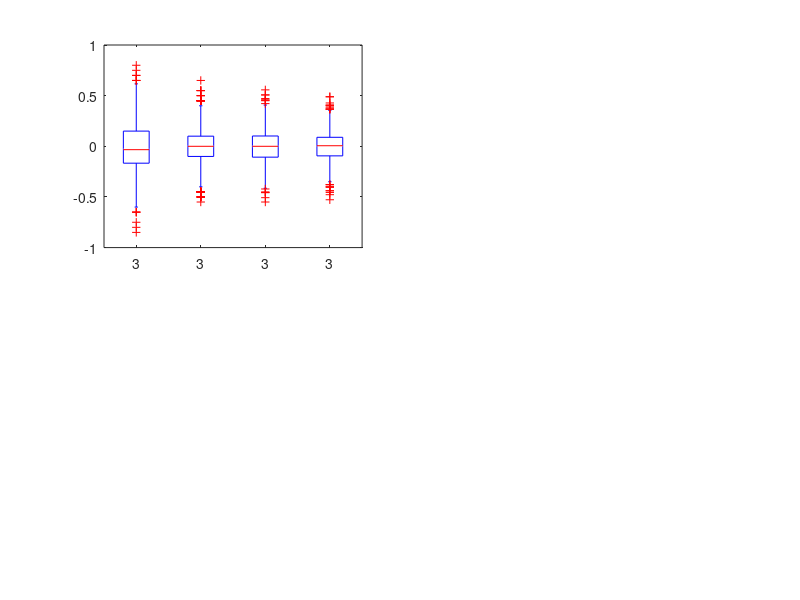

Write the MATLAB code that produced this figure. (Note: this script raises an error after producing the figure.)
%%
% correlations: 
%  1st/2nd n and acc of 1st/2nd est,
%  1st/2nd n and var of 1st/2nd est, 
%  2nd-1st n and magnitude of delta est, 
%  delta est and H(true p),
%  magnitude of delta est and sign of delta H(est)
%% simulate n trials for a grid of p values with combos of 1st and 2nd obs
rng(0);
pgrid = 0.05:0.05:0.95;
nsims = 20;
nsamples = [3,5,7,9];
observations = NaN(numel(pgrid),nsims,numel(nsamples),numel(nsamples),2*max(nsamples));
trajectories = NaN(numel(pgrid),nsims,numel(nsamples),numel(nsamples),2);
for indp = randperm(numel(pgrid))
  p = pgrid(indp);
  for inds = 1:nsims
    for ind1 = 1:numel(nsamples)
      for ind2 = 1:numel(nsamples)
       obs1 = round(rand(nsamples(ind1),1)+p-0.5);
       observations(indp,inds,ind1,ind2,1:numel(obs1)) = obs1;
       trajectories(indp,inds,ind1,ind2,1) = ...
         sum(obs1)/numel(obs1);
       obs2 = round(rand(nsamples(ind2),1)+p-0.5);
       observations(indp,inds,ind1,ind2,numel(obs1)+(1:numel(obs2))) = obs2;
       trajectories(indp,inds,ind1,ind2,2) = ...
         (sum(obs1)+sum(obs2))/(numel(obs1)+numel(obs2));
      end
    end
  end
end

%% box plot 1st/2nd n and acc of 1st/2nd est
% acc = true p - est
% in exp, acc = participant est - bayesian est

figure;
% 1st
t1st = squeeze(trajectories(:,:,:,:,1)) - repmat(pgrid',1,nsims,numel(nsamples),numel(nsamples));
n1st = NaN(size(t1st));
for indp = 1:numel(pgrid)
  for inds = 1:nsims
    n1st(indp,inds,:,:) = repmat(nsamples',1,numel(nsamples));
  end
end
subplot(2,2,1);
boxplot(t1st(:),n1st(:))
set(gca,'xticklabels',num2str(nsamples'));
title('true p - bayesian est by number of obs (first)');

% 2nd
t2st = squeeze(trajectories(:,:,:,:,2)) - repmat(pgrid',1,nsims,numel(nsamples),numel(nsamples));
n2st = NaN(size(t2st));
for indp = 1:numel(pgrid)
  for inds = 1:nsims
    for ind1 = 1:numel(nsamples)
      n2st(indp,inds,ind1,:) = nsamples;
    end
  end
end
subplot(2,2,2);
boxplot(t2st(:),n2st(:))
set(gca,'xticklabels',num2str(nsamples'));
title('true p - bayesian est by number of obs (second)');

%% box plot 1st/2nd n and var of 1st/2nd est
% var over sims only

% 1st
var1 = squeeze(std(trajectories(:,:,:,:,1),0,2));
n1st = NaN(size(var1));
for indp = 1:numel(pgrid)
  n1st(indp,:,:) = repmat(nsamples',1,numel(nsamples));
end
subplot(2,2,3);
boxplot(var1(:),n1st(:))
set(gca,'xticklabels',num2str(nsamples'));
title('variance of bayesian est by number of obs (first)');

% 2nd
var2 = squeeze(std(trajectories(:,:,:,:,2),0,2));
n2st = NaN(size(var2));
for indp = 1:numel(pgrid)
  for ind1 = 1:numel(nsamples)
    n2st(indp,ind1,:) = nsamples;
  end
end
subplot(2,2,4);
boxplot(var2(:),n2st(:))
set(gca,'xticklabels',num2str(nsamples'));
title('variance of bayesian est by number of obs (second)');

%% 2nd-1st n and magnitude of delta est
figure;
deltaest = squeeze(abs(trajectories(:,:,:,:,2)-trajectories(:,:,:,:,1)));
n2m1 = NaN(size(deltaest));
for indp = 1:numel(pgrid)
  for inds = 1:nsims
    for ind1 = 1:numel(nsamples)
      for ind2 = 1:numel(nsamples)
        n2m1(indp,inds,ind1,ind2) = ind2-ind1;
      end
    end
  end
end
boxplot(deltaest(:),n2m1(:));
title('abs change in estimate by 2nd n - 1st n')